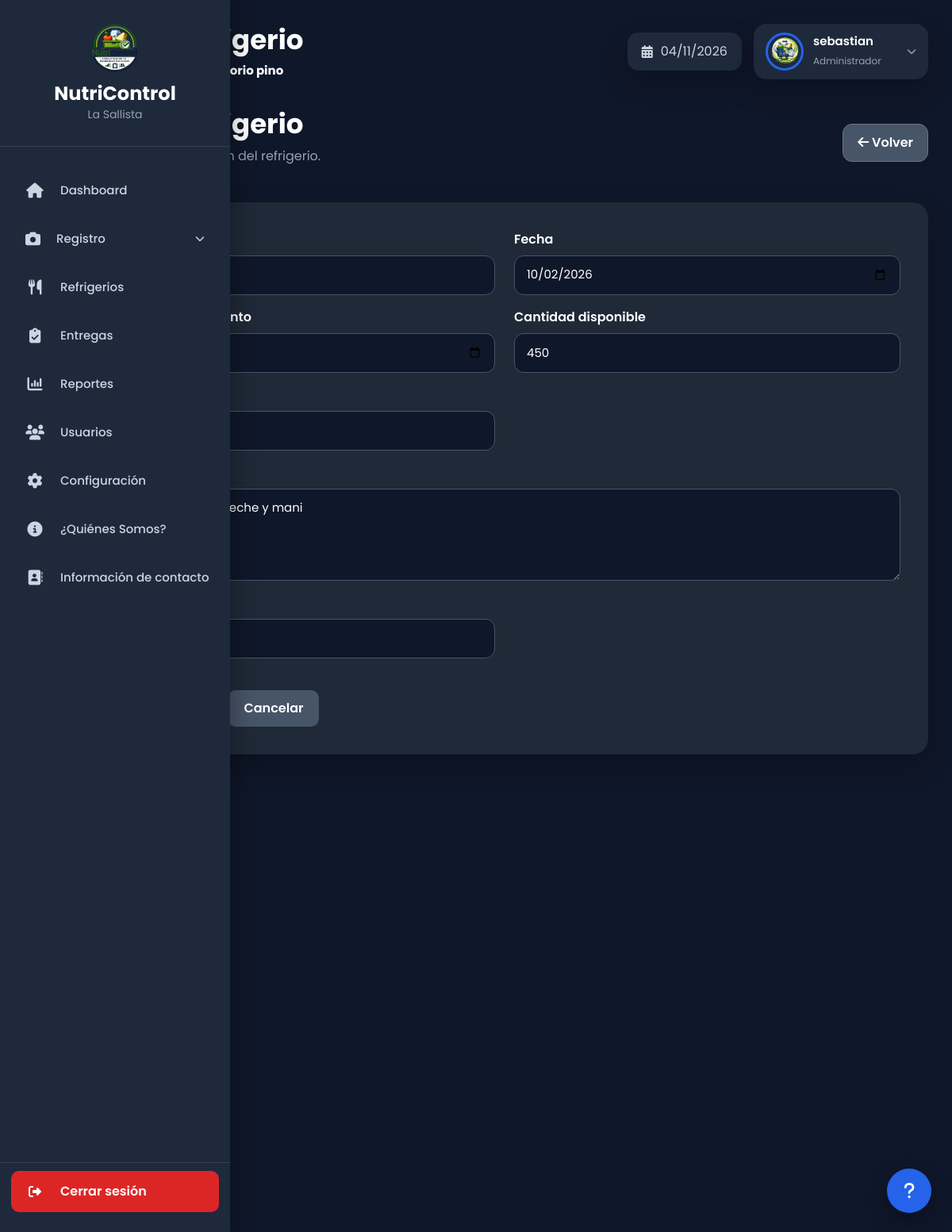
The app's page /index.php?url=refrigerios/editar/5 (signed in) with its own data.
### tables this page shows
CREATE TABLE `refrigerios` (
  `id` int(11) NOT NULL,
  `nombre` varchar(120) NOT NULL,
  `descripcion` text DEFAULT NULL,
  `fecha` date NOT NULL,
  `fecha_vencimiento` date DEFAULT NULL,
  `cantidad` int(11) NOT NULL DEFAULT 0,
  `stock_minimo` int(11) NOT NULL DEFAULT 1,
  `estado` enum('Activo','Inactivo') DEFAULT 'Activo',
  `fecha_registro` timestamp NOT NULL DEFAULT current_timestamp()
);

### app/core/Controller.php (called while the page is built, shortened)
<?php
abstract class Controller
{
    protected function view(string $view, array $data = []): void
    {
        extract($data);
        $archivo = VIEW_PATH . '/' . $view . '.php';
        require $archivo;
    }
}

### app/controllers/RefrigeriosController.php (called while the page is built, shortened)
<?php
require_once APP_PATH . '/core/Controller.php';
require_once MODEL_PATH . '/Refrigerio.php';
class RefrigeriosController extends Controller
{
    private Refrigerio $refrigerioModel;
    public function __construct()
    {
        $this->refrigerioModel = new Refrigerio();
    }
    public function editar(int $id): void
    {
        $refrigerio = $this->refrigerioModel->obtenerPorId($id);
        $this->view('refrigerios/editar', [
            'refrigerio' => $refrigerio
        ]);
    }
}

### app/core/Router.php (called while the page is built, shortened)
<?php
class Router
{
    public function ejecutar(): void
    {
        $url = $_GET['url'] ?? '';
        $url = trim($url, '/');
        if ($url === '') {
            $controlador = 'AuthController';
            $metodo = 'index';
            $parametros = [];
        } else {
            $partes = explode('/', $url);
            $metodo = $partes[1] ?? 'index';
            $parametros = array_slice($partes, 2);
        }
        $objeto = new $controlador();
        call_user_func_array(
            [$objeto, $metodo],
            $parametros
        );
    }
}

### index.php (called while the page is built, shortened)
<?php
require_once APP_PATH . '/core/Router.php';
$router = new Router();
$router->ejecutar();

### app/models/Database.php (called while the page is built)
<?php
class Database
{
    private static ?PDO $conexion = null;
    public static function conectar(): PDO
    {
        if (self::$conexion === null) {
            $dsn = "mysql:host=" . DB_HOST .
                   ";dbname=" . DB_NAME .
                   ";charset=" . DB_CHARSET;
            try {
                self::$conexion = new PDO(
                    $dsn,
                    DB_USER,
                    DB_PASS,
                    [
                        PDO::ATTR_ERRMODE => PDO::ERRMODE_EXCEPTION,
                        PDO::ATTR_DEFAULT_FETCH_MODE => PDO::FETCH_ASSOC,
                        PDO::ATTR_EMULATE_PREPARES => false
                    ]
                );
            } catch (PDOException $e) {
                exit('Error de conexión: ' . $e->getMessage());
            }
        }
        return self::$conexion;
    }
}

### app/core/Model.php (called while the page is built, shortened)
<?php
require_once MODEL_PATH . '/Database.php';
abstract class Model
{
    protected PDO $db;
    public function __construct()
    {
        $this->db = Database::conectar();
    }
    protected function prepare(string $sql): PDOStatement
    {
        return $this->db->prepare($sql);
    }
    protected function fetch(PDOStatement $stmt): array|false
    {
        return $stmt->fetch();
    }
    protected function execute(PDOStatement $stmt, array $params = []): bool
    {
        return $stmt->execute($params);
    }
}

### app/models/Refrigerio.php (called while the page is built, shortened)
<?php
require_once APP_PATH . '/core/Model.php';
class Refrigerio extends Model
{
    public function obtenerPorId(int $id): array|false
    {
        $stmt = $this->prepare("
            SELECT *
            FROM refrigerios
            WHERE id = :id
            LIMIT 1
        ");
        $this->execute($stmt, [
            ':id' => $id
        ]);
        return $this->fetch($stmt);
    }
}

### app/views/refrigerios/editar.php (the view, shortened to what this page needs)
<?php
require APP_PATH . '/views/layouts/header.php';
require APP_PATH . '/views/layouts/sidebar.php';
?>
<div class="main-content">
<?php require APP_PATH . '/views/layouts/topbar.php'; ?>
<div class="page-header">
    <div>
        <h2>Editar Refrigerio</h2>
        <p>Actualiza la información del refrigerio.</p>
    </div>
    <a href="<?= BASE_URL ?>index.php?url=refrigerios" class="btn btn-secondary">
        <i class="fa-solid fa-arrow-left"></i>
        Volver
    </a>
</div>
<div class="form-card">
<form action="<?= BASE_URL ?>index.php?url=refrigerios/actualizar/<?= $refrigerio['id'] ?>" method="POST">
<div class="row">
<div class="col-md-6 mb-3">
<label class="form-label">
</label>
<input
type="text"
name="nombre"
class="form-control"
value="<?= htmlspecialchars($refrigerio['nombre']) ?>"
required>
</div>
<div class="col-md-6 mb-3">
<label class="form-label">
Fecha
</label>
<input
type="date"
name="fecha"
class="form-control"
value="<?= htmlspecialchars($refrigerio['fecha'] ?? '') ?>"
required>
</div>
<div class="col-md-6 mb-3">
<label class="form-label">
</label>
<input
type="date"
name="fecha_vencimiento"
class="form-control"
value="<?= htmlspecialchars($refrigerio['fecha_vencimiento'] ?? '') ?>"
required>
</div>
<div class="col-md-6 mb-3">
<label class="form-label">
Cantidad disponible
</label>
<input
type="number"
name="cantidad"
class="form-control"
min="0"
value="<?= (int) ($refrigerio['cantidad'] ?? 0) ?>"
required>
</div>
<div class="col-md-6 mb-3">
<label class="form-label">
</label>
<input
type="number"
name="stock_minimo"
class="form-control"
min="0"
value="<?= (int) ($refrigerio['stock_minimo'] ?? 1) ?>"
required>
</div>
<div class="col-12 mb-3">
<label class="form-label">
</label>
<textarea
name="descripcion"
class="form-control"
rows="4"><?= htmlspecialchars($refrigerio['descripcion']) ?></textarea>
</div>
<div class="col-md-6 mb-3">
<label class="form-label">
</label>
<select
name="estado"
class="form-select"
required>
<option value="Activo" <?= $refrigerio['estado']=='Activo'?'selected':'' ?>>
Activo
</option>
</select>
</div>
</div>
<div class="d-flex gap-2 mt-4">
<button
type="submit"
class="btn btn-warning">
</button>
<a
href="<?= BASE_URL ?>index.php?url=refrigerios"
class="btn btn-secondary">
Cancelar
</a>
</div>
</form>
</div>
</div>
<?php
require APP_PATH . '/views/layouts/footer.php';
?>

### public/css/dashboard.css (style rules this page uses)
:root { --primary: #2563eb; --primary-dark: #1d4ed8; --success: #16a34a; --danger: #dc2626; --warning: #f59e0b; --info: #06b6d4; --bg: #0f172a; --bg2: #1e293b; --bg3: #273449; --text: #ffffff; --text2: #cbd5e1; --text3: #94a3b8; --border: #334155; --radius: 18px; --shadow: 0 15px 35px rgba(0, 0, 0, .25); }
* { margin: 0; padding: 0; box-sizing: border-box; font-family: 'Poppins', sans-serif; }
html { scroll-behavior: smooth; }
body { background: var(--bg); color: var(--text); overflow-x: hidden; }
a { text-decoration: none; }
button { border: none; cursor: pointer; }
.main-content { flex: 1; width: calc(100% - 290px); min-width: 0; margin-left: 290px; padding: 30px; overflow-x: hidden; transition: .30s; }
.page-header { display: flex; justify-content: space-between; align-items: flex-start; gap: 20px; flex-wrap: wrap; margin-bottom: 30px; }
.page-header h2 { color: var(--text); font-size: 34px; font-weight: 700; }
.page-header p { color: var(--text3); margin-top: 5px; }
.btn { padding: 11px 18px; border-radius: 12px; font-weight: 600; transition: .25s; }
.btn-warning { background: var(--warning); color: #ffffff; }
.btn-secondary { background: #475569; color: #ffffff; }
.form-card { padding: 35px; background: var(--bg2); border-radius: 20px; box-shadow: var(--shadow); }
.form-label { display: block; margin-bottom: 8px; color: #ffffff; font-weight: 600; }
.form-control, .form-select { width: 100%; height: 50px; padding: 0 16px; background: var(--bg); color: #ffffff; border: 1px solid var(--border); border-radius: 12px; transition: .25s; }
textarea.form-control { min-height: 130px; padding: 15px; resize: none; }
.mt-4 { margin-top: 40px; }
.mb-3 { margin-bottom: 30px; }
.d-flex { display: flex; }
.gap-2 { gap: 20px; }

### public/css/formularios.css (style rules this page uses)
.form-card { width:100%; background:#1e293b; border-radius:18px; padding:30px; box-sizing:border-box; box-shadow:0 10px 30px rgba(0,0,0,.15); }
.form-card .form-label { color:#ffffff; font-weight:600; margin-bottom:8px; }
.form-card .form-control, .form-card .form-select { width:100%; min-height:50px; background:#0f172a; border:1px solid #475569; border-radius:12px; color:#ffffff; padding:12px 15px; font-size:15px; outline:none; transition:.2s ease; }
.form-card .form-control::placeholder { color:#64748b; }
.form-card .btn { border-radius:10px; padding:11px 20px; font-weight:600; transition:.2s ease; }
.form-card .btn-warning { background:#f59e0b !important; border:none !important; color:#ffffff !important; }
.form-card .btn-secondary { background:#475569 !important; border:none !important; color:#ffffff !important; }

### public/css/usuarios.css (style rules this page uses)
.page-header { display:flex; justify-content:space-between; align-items:center; gap:20px; margin-bottom:30px; flex-wrap:wrap; }
.page-header h2 { color:#fff; font-size:34px; font-weight:700; margin:0; }
.page-header p { color:#94a3b8; margin-top:8px; }
.form-card { background:#1f2937; border-radius:20px; padding:35px; box-shadow:0 15px 35px rgba(0,0,0,.25); }
.form-control, .form-select { width:100%; height:50px; background:#111827; border:1px solid #334155; border-radius:12px; color:#fff; padding:0 16px; }
.form-control::placeholder { color:#94a3b8; }
.form-label { color:#fff; font-weight:600; margin-bottom:8px; }

### public/css/estudiantes.css (style rules this page uses)
.page-header { display:flex; justify-content:space-between; align-items:center; gap:20px; margin-bottom:30px; flex-wrap:wrap; }
.page-header h2 { color:#fff; font-size:34px; font-weight:700; margin:0; }
.page-header p { color:#94a3b8; margin-top:8px; }
.form-card { background:#1f2937; border-radius:20px; padding:35px; box-shadow:0 15px 35px rgba(0,0,0,.25); }
.form-control, .form-select { width:100%; height:50px; background:#111827; border:1px solid #334155; border-radius:12px; color:#ffffff; padding:0 16px; }
.form-control::placeholder { color:#94a3b8; }
.form-label { color:#ffffff; font-weight:600; margin-bottom:8px; }

### public/css/reportes.css (style rules this page uses)
.page-header { display:flex; justify-content:space-between; align-items:center; gap:20px; margin-bottom:30px; flex-wrap:wrap; }
.page-header h2 { color:#ffffff; font-size:34px; font-weight:700; margin:0; }
.page-header p { color:#94a3b8; margin-top:8px; }

### public/css/responsive.css (style rules this page uses)
html, body { overflow-x:hidden; }
* { box-sizing:border-box; }
.main-content { width:100%; max-width:100%; overflow-x:hidden; }
.page-header { display:flex; justify-content:space-between; align-items:center; gap:20px; flex-wrap:wrap; }
.page-header>div { flex:1; min-width:280px; }
.page-header .btn { flex-shrink:0; }
.form-card { width:100%; max-width:100%; }
.form-control, .form-select, textarea { max-width:100%; }

### records on screen
refrigerios: nombre "Chocorramo", fecha "10/02/2026", fecha_vencimiento "10/31/2026", cantidad "450", stock_minimo "400", descripcion "Chocorramo con leche y mani", estado "Activo"

### other values on screen
$_SESSION['usuario']['apellido'] "osorio pino"
$_SESSION['usuario']['nombre'] "sebastian"
$_SESSION['usuario']['rol'] "Administrador"
